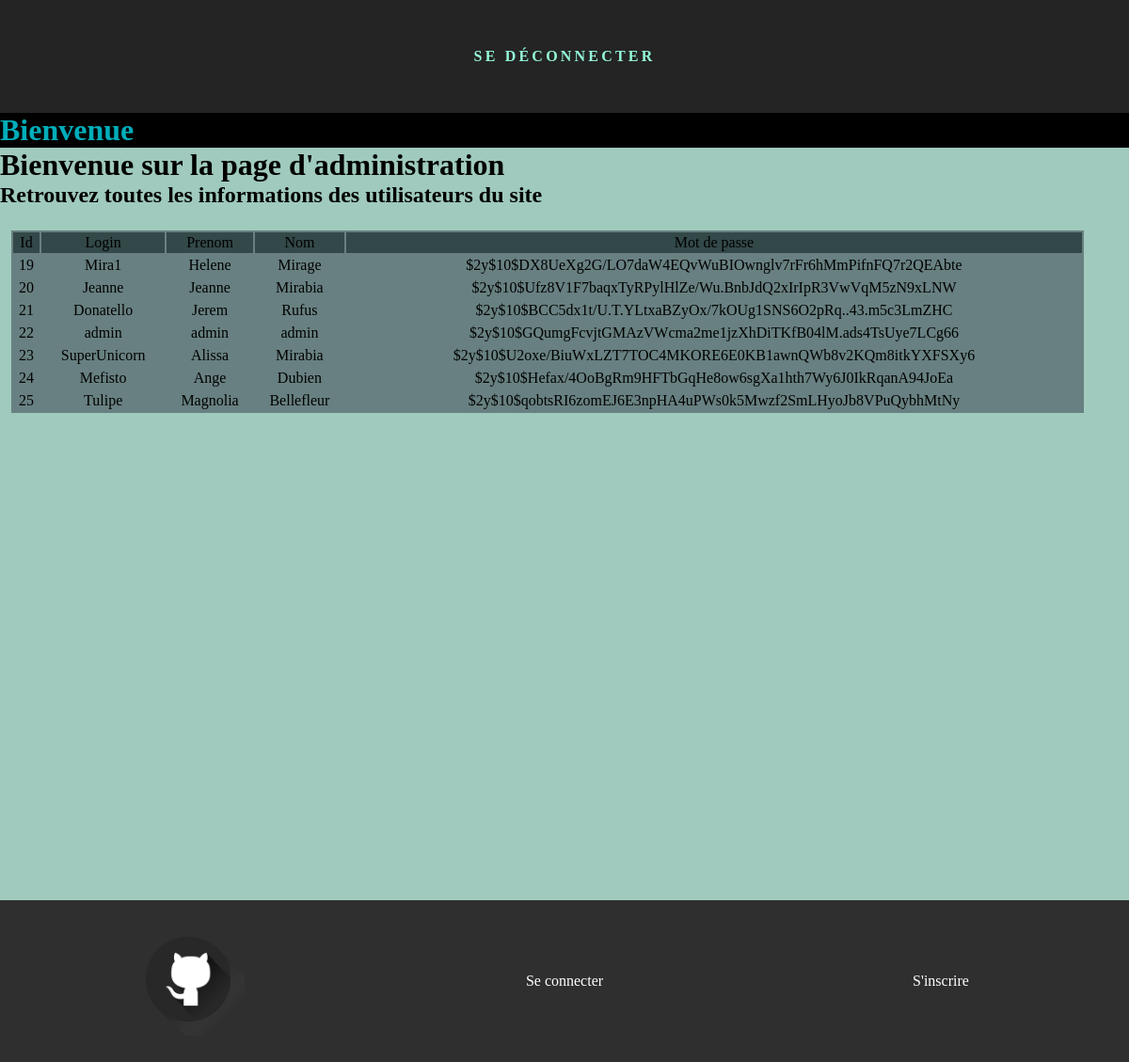
The app's page /admin.php with its own data.
### tables this page shows
CREATE TABLE `utilisateurs` (
  `id` int(11) NOT NULL,
  `login` varchar(255) NOT NULL,
  `prenom` varchar(255) NOT NULL,
  `nom` varchar(255) NOT NULL,
  `password` varchar(255) NOT NULL
);

### admin.php (the view, shortened to what this page needs)
<?php session_start();
     include 'db-connect.php';
     $request=$mysqli->query("SELECT * FROM utilisateurs");
     $result_fetch_all = $request->fetch_all();
?>
<head>
    <link rel="stylesheet" type="text/css"
        href="style2.css" />
</head>
<body>
<header>
    <nav>
        <ul class="navigationList">
            <li><a href="index.php">Se déconnecter</a></li>
        </ul>
    </nav>
</header>
<div id=welcome>
        <h1>Bienvenue <?php echo $_SESSION['login'] ?></h1>
    </div>
<div id="content">
    <h1> Bienvenue sur la page d'administration </h1>
    <h2>Retrouvez toutes les informations des utilisateurs du site</h2>
        <table>
                <thead>
                    <tr>
                        <td>Id</td>
                        <td>Login</td>
                        <td>Prenom</td>
                        <td>Nom</td>
                        <td>Mot de passe</td>
                    </tr>
                </thead>
                <tbody>
                <?php
                    foreach($result_fetch_all as $ligne){
                    echo "<tr>";
                        foreach($ligne as $valeur){
                        echo "<td>";
                        echo $valeur;
                        echo "</td>";
                        }
                    echo "</tr>";
                    }
                ?>
            </tbody>
        </table>
</div>
    <footer>
                <ul>
                    <li><a href="https://github.com/morgane-marechal/module-connexion" target="_blank" ><img class="logo" src="github-noir.png" alt="github"></a></li>
                    <li><a href="connexion.php">Se connecter</a></li>
                    <li><a href="inscription.php">S'inscrire</a></li>
                </ul>
    </footer>
</body>

### style2.css (style rules this page uses)
* { margin: 0; padding: 0; box-sizing: border-box; }
body { padding:1%,1%,1%,1%; height:100%; background-color: #9fcabd; }
#content { background-color: #9fcabd; height:100%; }
.navigationList { width: 100%; display: flex; flex-direction: row; height: 120px; background-color: #242424; justify-content: center; align-items: center; }
ul li { width: 100%; text-align: center; justify-content: center; list-style-type: none; }
.navigationList li a { color: #94fadb; font-weight: bold; text-decoration: none; text-transform: uppercase; letter-spacing: 0.2em; }
#welcome { color:#00adb9; background-color: black; }
footer ul li a { width: 100%; text-align: center; justify-content: center; list-style-type: none; text-decoration: none; color:white; }
footer ul { display: flex; background-color: #302f2f; justify-content: space-around; align-items: center; padding-top: 2%; padding-bottom: 2%; max-height: 100%; }
table { width:95%; align-items:center; margin: 2%1%1%1%; background-color: #688081; }
thead { background-color: #334849; }
td { text-align: center; padding:2px; }
.logo { width:30%; }

### records on screen
utilisateurs: id "19", login "Mira1", prenom "Helene", nom "Mirage", password "$2y$10$DX8UeXg2G/LO7daW4EQvWuBIOwnglv7rFr6hMmPifnFQ7r2QEAbte"
utilisateurs: id "20", valeur "Jeanne", nom "Mirabia", password "$2y$10$Ufz8V1F7baqxTyRPylHlZe/Wu.BnbJdQ2xIrIpR3VwVqM5zN9xLNW"
utilisateurs: id "21", login "Donatello", prenom "Jerem", nom "Rufus", password "$2y$10$BCC5dx1t/U.T.YLtxaBZyOx/7kOUg1SNS6O2pRq..43.m5c3LmZHC"
utilisateurs: id "22", valeur "admin", password "$2y$10$GQumgFcvjtGMAzVWcma2me1jzXhDiTKfB04lM.ads4TsUye7LCg66"
utilisateurs: id "23", login "SuperUnicorn", prenom "Alissa", nom "Mirabia", password "$2y$10$U2oxe/BiuWxLZT7TOC4MKORE6E0KB1awnQWb8v2KQm8itkYXFSXy6"
utilisateurs: id "24", login "Mefisto", prenom "Ange", nom "Dubien", password "$2y$10$Hefax/4OoBgRm9HFTbGqHe8ow6sgXa1hth7Wy6J0IkRqanA94JoEa"
utilisateurs: id "25", login "Tulipe", prenom "Magnolia", nom "Bellefleur", password "$2y$10$qobtsRI6zomEJ6E3npHA4uPWs0k5Mwzf2SmLHyoJb8VPuQybhMtNy"
